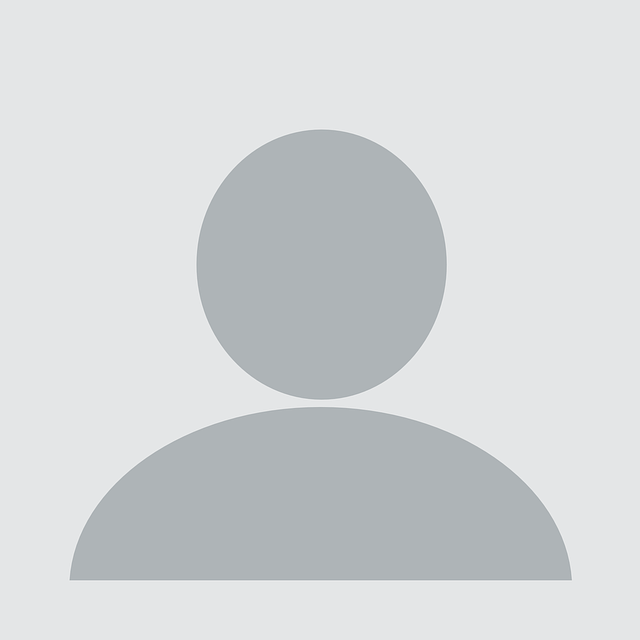
#> input picture media/blank-profile-picture.png, 640 x 640 px
$ python -i normals_map.py   (imports and definitions only)   (older library calls are emulated)
#> lines starting #> are read from the running program, lines starting #| are printed output that depends on the picture
### textureGen/load_image.py
import cv2

def load_image(file_path):
#> called with file_path = '../media/blank-profile-picture.png'
    img = cv2.imread(file_path)
#> img is the input picture: shape (640, 640, 3); mean B, G, R 216.9, 215.3, 212.1
    return img

### textureGen/normals_map.py
import cv2
import numpy as np
from load_image import load_image

def calculate_normal_map(file_path):
    # Load the input image
    img = load_image(file_path)

    # Convert the image to grayscale
    gray = cv2.cvtColor(img, cv2.COLOR_BGR2GRAY)

    # Calculate the gradient in the x and y directions
    dx = cv2.Sobel(gray, cv2.CV_32F, 1, 0, ksize=3)
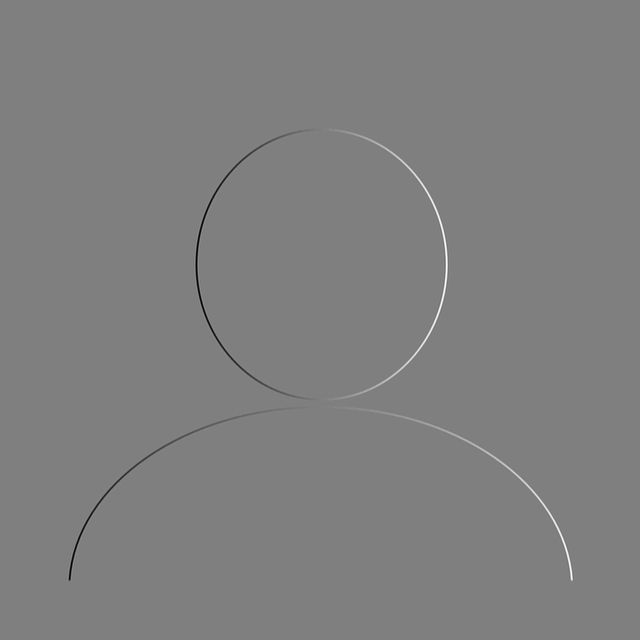
#> dx: shape (640, 640) float32; min -264, max 263, mean 0; drawn with min black and max white
    dy = cv2.Sobel(gray, cv2.CV_32F, 0, 1, ksize=3)

    # Normalize the gradient values to the range [-1, 1]
    dx = cv2.normalize(dx, None, -1, 1, cv2.NORM_MINMAX)
    dy = cv2.normalize(dy, None, -1, 1, cv2.NORM_MINMAX)

    # Calculate the normal map
    normal_map = np.dstack((dx, dy, np.zeros_like(dx)))

    # Normalize the normal map values to the range [0, 255]
    normal_map = cv2.normalize(normal_map, None, 0, 255, cv2.NORM_MINMAX)

    return normal_map

>>> result = calculate_normal_map('../media/blank-profile-picture.png')
